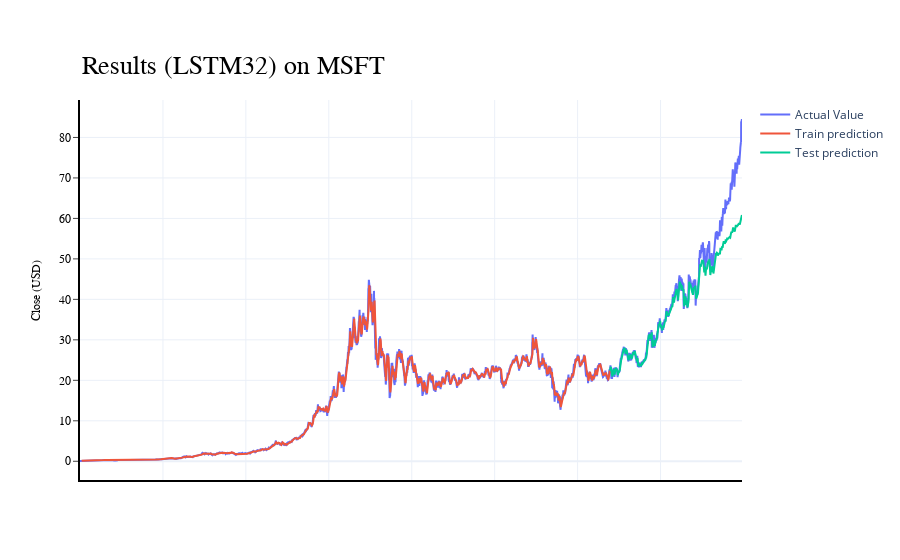

The cell this chart's notebook holds for it:
### Code cell
import plotly.express as px
import plotly.graph_objects as go

fig = go.Figure()
fig.add_trace(go.Scatter(go.Scatter(x=result.index, y=result[2],
                    mode='lines',
                    name='Actual Value')))
fig.add_trace(go.Scatter(go.Scatter(x=result.index, y=result[0],
                    mode='lines',
                    name='Train prediction')))
fig.add_trace(go.Scatter(x=result.index, y=result[1],
                    mode='lines',
                    name='Test prediction'))
fig.update_layout(
    xaxis=dict(
        showline=True,
        showgrid=True,
        showticklabels=False,
        linecolor='black',
        linewidth=2
    ),
    yaxis=dict(
        title_text='Close (USD)',
        titlefont=dict(
            family='Rockwell',
            size=12,
            color='black',
        ),
        showline=True,
        showgrid=True,
        showticklabels=True,
        linecolor='black',
        linewidth=2,
        ticks='outside',
        tickfont=dict(
            family='Rockwell',
            size=12,
            color='black',
        ),
    ),
    showlegend=True,
    template = 'plotly_white'

)



annotations = []
annotations.append(dict(xref='paper', yref='paper', x=0.0, y=1.05,
                              xanchor='left', yanchor='bottom',
                              text=f'Results (LSTM32) on {company_name}',
                              font=dict(family='Rockwell',
                                        size=26,
                                        color='black'),
                              showarrow=False))
fig.update_layout(annotations=annotations)

fig.show()

### Figure 1 — Plotly figure (JSON) as saved in the notebook; plotly's stock layout.template omitted (floating-point values rounded to 4 significant figures; data arrays with more than 128 entries replaced by an {"elided": "..."} marker saying what was removed)
{"data": [{"mode": "lines", "name": "Actual Value", "type": "scatter", "x": {"elided": "7983 int values"}, "y": {"elided": "7983 float values"}}, {"mode": "lines", "name": "Train prediction", "type": "scatter", "x": {"elided": "7983 int values"}, "y": {"elided": "7983 float values"}}, {"mode": "lines", "name": "Test prediction", "type": "scatter", "x": {"elided": "7983 int values"}, "y": {"elided": "7983 float values"}}], "layout": {"annotations": [{"font": {"color": "black", "family": "Rockwell", "size": 26}, "showarrow": false, "text": "Results (LSTM32) on MSFT", "x": 0, "xanchor": "left", "xref": "paper", "y": 1.05, "yanchor": "bottom", "yref": "paper"}], "showlegend": true, "xaxis": {"linecolor": "black", "linewidth": 2, "showgrid": true, "showline": true, "showticklabels": false}, "yaxis": {"linecolor": "black", "linewidth": 2, "showgrid": true, "showline": true, "showticklabels": true, "tickfont": {"color": "black", "family": "Rockwell", "size": 12}, "ticks": "outside", "title": {"font": {"color": "black", "family": "Rockwell", "size": 12}, "text": "Close (USD)"}}}}
